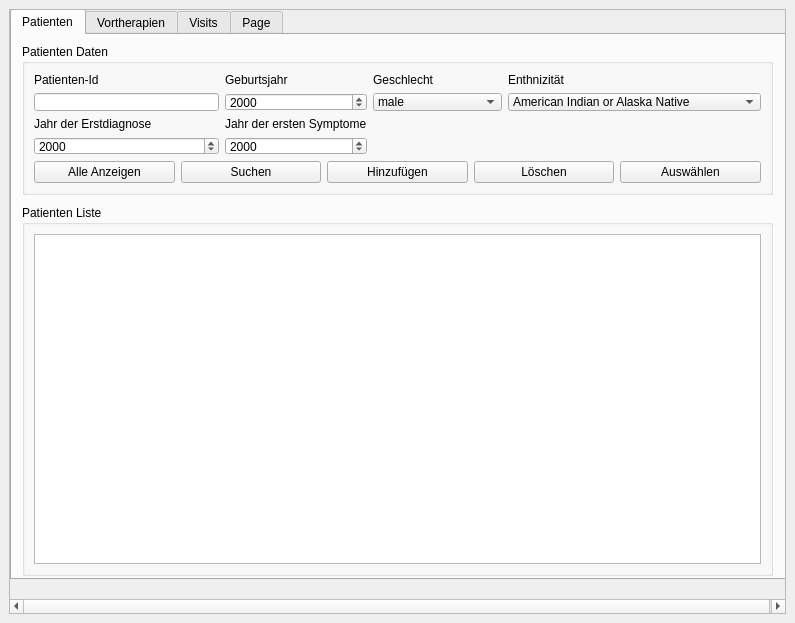
<?xml version="1.0" encoding="UTF-8"?>
<ui version="4.0">
 <class>MainWindow</class>
 <widget class="QMainWindow" name="MainWindow">
  <property name="geometry">
   <rect>
    <x>0</x>
    <y>0</y>
    <width>795</width>
    <height>623</height>
   </rect>
  </property>
  <property name="maximumSize">
   <size>
    <width>16777215</width>
    <height>1000</height>
   </size>
  </property>
  <property name="windowTitle">
   <string>MainWindow</string>
  </property>
  <widget class="QWidget" name="centralwidget">
   <property name="enabled">
    <bool>true</bool>
   </property>
   <layout class="QGridLayout" name="gridLayout">
    <item row="0" column="0">
     <widget class="QScrollArea" name="scrollArea">
      <property name="widgetResizable">
       <bool>true</bool>
      </property>
      <widget class="QWidget" name="scrollAreaWidgetContents">
       <property name="geometry">
        <rect>
         <x>0</x>
         <y>0</y>
         <width>781</width>
         <height>569</height>
        </rect>
       </property>
       <property name="minimumSize">
        <size>
         <width>777</width>
         <height>569</height>
        </size>
       </property>
       <property name="maximumSize">
        <size>
         <width>799</width>
         <height>569</height>
        </size>
       </property>
       <widget class="QTabWidget" name="tabWidget">
        <property name="geometry">
         <rect>
          <x>0</x>
          <y>-1</y>
          <width>801</width>
          <height>571</height>
         </rect>
        </property>
        <property name="currentIndex">
         <number>0</number>
        </property>
        <widget class="QWidget" name="patients">
         <attribute name="title">
          <string>Patienten</string>
         </attribute>
         <widget class="QGroupBox" name="groupBox">
          <property name="geometry">
           <rect>
            <x>10</x>
            <y>9</y>
            <width>751</width>
            <height>151</height>
           </rect>
          </property>
          <property name="title">
           <string>Patienten Daten</string>
          </property>
          <layout class="QGridLayout" name="gridLayout_5">
           <item row="0" column="0">
            <layout class="QGridLayout" name="gridLayout_2">
             <item row="1" column="2">
              <widget class="QComboBox" name="gender_dropdown">
               <item>
                <property name="text">
                 <string>male</string>
                </property>
               </item>
               <item>
                <property name="text">
                 <string>female</string>
                </property>
               </item>
               <item>
                <property name="text">
                 <string>divers</string>
                </property>
               </item>
              </widget>
             </item>
             <item row="1" column="0">
              <widget class="QLineEdit" name="patient_id_field">
               <property name="maximumSize">
                <size>
                 <width>185</width>
                 <height>16777215</height>
                </size>
               </property>
               <property name="maxLength">
                <number>100</number>
               </property>
              </widget>
             </item>
             <item row="1" column="1">
              <widget class="QDateEdit" name="birthyear_calendar">
               <property name="dateTime">
                <datetime>
                 <hour>0</hour>
                 <minute>0</minute>
                 <second>0</second>
                 <year>2000</year>
                 <month>1</month>
                 <day>1</day>
                </datetime>
               </property>
               <property name="displayFormat">
                <string>yyyy</string>
               </property>
              </widget>
             </item>
             <item row="1" column="3">
              <widget class="QComboBox" name="ethnicity_dropdown">
               <item>
                <property name="text">
                 <string>American Indian or Alaska Native</string>
                </property>
               </item>
               <item>
                <property name="text">
                 <string>Asian</string>
                </property>
               </item>
               <item>
                <property name="text">
                 <string>Black or African American</string>
                </property>
               </item>
               <item>
                <property name="text">
                 <string>Native Hawaiian or Other Pacific Islander</string>
                </property>
               </item>
               <item>
                <property name="text">
                 <string>White</string>
                </property>
               </item>
               <item>
                <property name="text">
                 <string>Other Race</string>
                </property>
               </item>
              </widget>
             </item>
             <item row="0" column="3">
              <widget class="QLabel" name="label_4">
               <property name="text">
                <string>Enthnizität</string>
               </property>
              </widget>
             </item>
             <item row="2" column="1">
              <widget class="QLabel" name="label_6">
               <property name="text">
                <string>Jahr der ersten Symptome</string>
               </property>
              </widget>
             </item>
             <item row="0" column="2">
              <widget class="QLabel" name="label_3">
               <property name="text">
                <string>Geschlecht</string>
               </property>
              </widget>
             </item>
             <item row="2" column="0">
              <widget class="QLabel" name="label_5">
               <property name="text">
                <string>Jahr der Erstdiagnose</string>
               </property>
              </widget>
             </item>
             <item row="0" column="1">
              <widget class="QLabel" name="label_2">
               <property name="text">
                <string>Geburtsjahr</string>
               </property>
              </widget>
             </item>
             <item row="0" column="0">
              <widget class="QLabel" name="label">
               <property name="text">
                <string>Patienten-Id</string>
               </property>
              </widget>
             </item>
             <item row="3" column="0">
              <widget class="QDateEdit" name="firstdiagnosis_calendar">
               <property name="displayFormat">
                <string>yyyy</string>
               </property>
              </widget>
             </item>
             <item row="3" column="1">
              <widget class="QDateEdit" name="firstsymptoms_calendar">
               <property name="displayFormat">
                <string>yyyy</string>
               </property>
              </widget>
             </item>
            </layout>
           </item>
           <item row="1" column="0">
            <layout class="QGridLayout" name="gridLayout_3">
             <item row="0" column="4">
              <widget class="QPushButton" name="patient_select_button">
               <property name="text">
                <string>Auswählen</string>
               </property>
              </widget>
             </item>
             <item row="0" column="3">
              <widget class="QPushButton" name="patient_delete_button">
               <property name="text">
                <string>Löschen</string>
               </property>
              </widget>
             </item>
             <item row="0" column="1">
              <widget class="QPushButton" name="patient_search_button">
               <property name="text">
                <string>Suchen</string>
               </property>
              </widget>
             </item>
             <item row="0" column="2">
              <widget class="QPushButton" name="patient_add_button">
               <property name="text">
                <string>Hinzufügen</string>
               </property>
              </widget>
             </item>
             <item row="0" column="0">
              <widget class="QPushButton" name="patient_show_all_button">
               <property name="text">
                <string>Alle Anzeigen</string>
               </property>
              </widget>
             </item>
            </layout>
           </item>
          </layout>
         </widget>
         <widget class="QGroupBox" name="groupBox_2">
          <property name="geometry">
           <rect>
            <x>10</x>
            <y>170</y>
            <width>751</width>
            <height>371</height>
           </rect>
          </property>
          <property name="title">
           <string>Patienten Liste</string>
          </property>
          <layout class="QGridLayout" name="gridLayout_4">
           <item row="0" column="0">
            <widget class="QTableView" name="tableView"/>
           </item>
          </layout>
         </widget>
        </widget>
        <widget class="QWidget" name="previous_therapies">
         <attribute name="title">
          <string>Vortherapien</string>
         </attribute>
        </widget>
        <widget class="QWidget" name="visits">
         <attribute name="title">
          <string>Visits</string>
         </attribute>
        </widget>
        <widget class="QWidget" name="tab">
         <attribute name="title">
          <string>Page</string>
         </attribute>
        </widget>
       </widget>
      </widget>
     </widget>
    </item>
   </layout>
  </widget>
  <widget class="QMenuBar" name="menubar">
   <property name="geometry">
    <rect>
     <x>0</x>
     <y>0</y>
     <width>795</width>
     <height>18</height>
    </rect>
   </property>
  </widget>
 </widget>
 <resources/>
 <connections/>
</ui>
